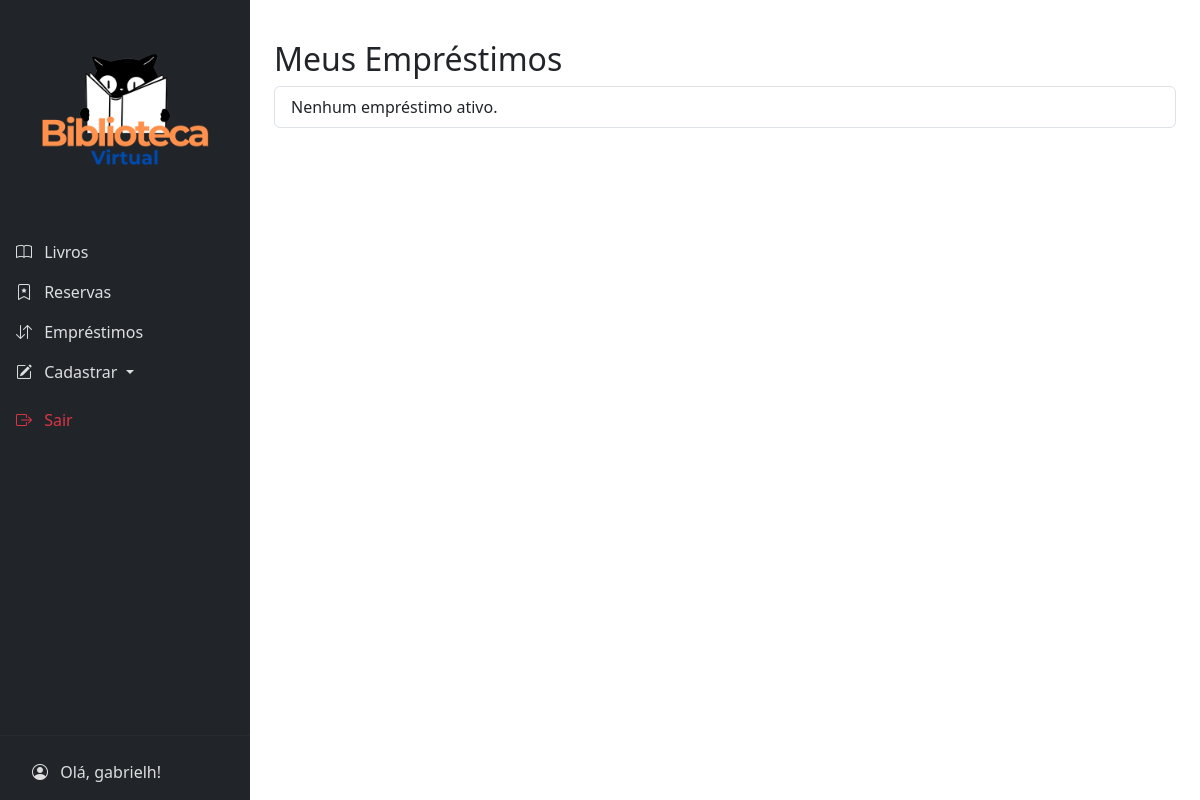
Page /emprestimos/ (signed in) on the earlier database version.
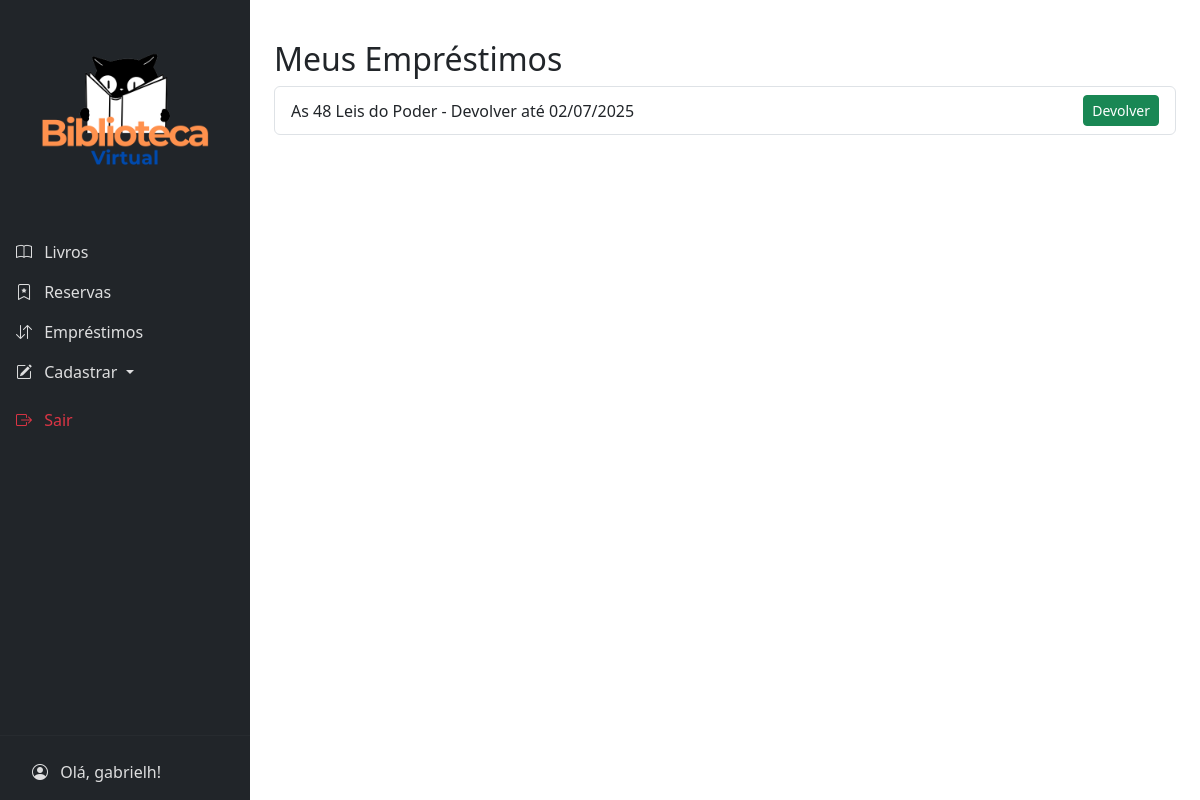
Same page on the later database version.
### biblioteca/models.py (models this page shows, shortened)
class Emprestimo(models.Model):
    livro = models.ForeignKey(Livro, on_delete=models.CASCADE)
    usuario = models.ForeignKey(Usuario, on_delete=models.CASCADE)
    data_emprestimo = models.DateTimeField(auto_now_add=True)
    data_devolucao = models.DateTimeField()
    devolvido = models.BooleanField(default=False)
    @property
    def esta_atrasado(self):
        return not self.devolvido and self.data_devolucao < timezone.now()

class Livro(models.Model):
    GENEROS = [
        ('Ficção', 'Ficção'),
        ('Não Ficção', 'Não Ficção'),
        ('Infantil', 'Infantil'),
        ('Acadêmico', 'Acadêmico'),
    ]
    titulo = models.CharField(max_length=200, unique=True)
    genero = models.CharField(max_length=20, choices=GENEROS)
    quantidade = models.PositiveIntegerField(default=1)
    autores = models.ManyToManyField(Autor)
    capa = models.ImageField(upload_to='capas/', blank=True, null=True)
    data_cadastro = models.DateTimeField(auto_now_add=True)

### biblioteca/views.py (the view)
# urls.py: path('emprestimos/', EmprestimoListView.as_view(), name='emprestimo-lista'),
class EmprestimoListView(LoginRequiredMixin, generic.ListView):
    model = Emprestimo
    template_name = 'emprestimos/lista.html'
    context_object_name = 'emprestimos'
    def get_queryset(self):
        return Emprestimo.objects.filter(usuario=self.request.user, devolvido=False).select_related('livro')

### biblioteca/templates/emprestimos/lista.html (shortened to what this page needs)
{% extends 'base.html' %}
{% block content %}
<div class="container mt-4">
  <h2>Meus Empréstimos</h2>
  <ul class="list-group">
    {% for emprestimo in emprestimos %}
      <li class="list-group-item d-flex justify-content-between align-items-center">
        {{ emprestimo.livro.titulo }} - Devolver até {{ emprestimo.data_devolucao|date:"d/m/Y" }}
        <form method="post" action="{% url 'emprestimo-devolver' emprestimo.pk %}">
          <button type="submit" class="btn btn-success btn-sm">Devolver</button>
        </form>
      </li>
    {% empty %}
      <li class="list-group-item">Nenhum empréstimo ativo.</li>
    {% endfor %}
  </ul>
</div>
{% endblock %}

Differences in the rows shown:
added Emprestimo: livro.titulo "As 48 Leis do Poder", data_devolucao "02/07/2025"
Other differences:
text no longer shown: "Nenhum empréstimo ativo."
